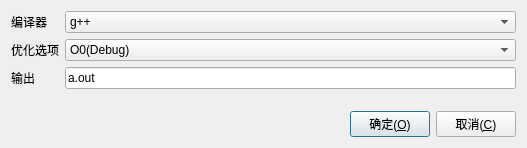
<?xml version="1.0" encoding="UTF-8"?>
<ui version="4.0">
 <class>DialogSetHowToCompile</class>
 <widget class="QDialog" name="DialogSetHowToCompile">
  <property name="geometry">
   <rect>
    <x>0</x>
    <y>0</y>
    <width>527</width>
    <height>148</height>
   </rect>
  </property>
  <property name="minimumSize">
   <size>
    <width>527</width>
    <height>148</height>
   </size>
  </property>
  <property name="maximumSize">
   <size>
    <width>527</width>
    <height>148</height>
   </size>
  </property>
  <property name="windowTitle">
   <string>配置编译选项</string>
  </property>
  <layout class="QVBoxLayout" name="verticalLayout">
   <item>
    <layout class="QFormLayout" name="formLayout">
     <item row="0" column="0">
      <widget class="QLabel" name="label">
       <property name="text">
        <string>编译器</string>
       </property>
      </widget>
     </item>
     <item row="1" column="0">
      <widget class="QLabel" name="Label">
       <property name="text">
        <string>优化选项</string>
       </property>
      </widget>
     </item>
     <item row="1" column="1">
      <widget class="QComboBox" name="optimizeChoiceComboBox">
       <item>
        <property name="text">
         <string>O0(Debug)</string>
        </property>
       </item>
       <item>
        <property name="text">
         <string>Og</string>
        </property>
       </item>
       <item>
        <property name="text">
         <string>O1</string>
        </property>
       </item>
       <item>
        <property name="text">
         <string>O2(Release)</string>
        </property>
       </item>
       <item>
        <property name="text">
         <string>O3</string>
        </property>
       </item>
      </widget>
     </item>
     <item row="2" column="0">
      <widget class="QLabel" name="Label_2">
       <property name="text">
        <string>输出</string>
       </property>
      </widget>
     </item>
     <item row="2" column="1">
      <widget class="QLineEdit" name="outputLineEdit">
       <property name="text">
        <string>a.out</string>
       </property>
      </widget>
     </item>
     <item row="0" column="1">
      <widget class="QComboBox" name="CompilerComboBox">
       <item>
        <property name="text">
         <string>g++</string>
        </property>
       </item>
       <item>
        <property name="text">
         <string>gcc</string>
        </property>
       </item>
      </widget>
     </item>
    </layout>
   </item>
   <item>
    <layout class="QHBoxLayout" name="horizontalLayout">
     <item>
      <spacer name="horizontalSpacer">
       <property name="orientation">
        <enum>Qt::Orientation::Horizontal</enum>
       </property>
       <property name="sizeHint" stdset="0">
        <size>
         <width>378</width>
         <height>20</height>
        </size>
       </property>
      </spacer>
     </item>
     <item>
      <widget class="QPushButton" name="commitButton">
       <property name="text">
        <string>确定(&amp;O)</string>
       </property>
      </widget>
     </item>
     <item>
      <widget class="QPushButton" name="cancelButton">
       <property name="text">
        <string>取消(&amp;C)</string>
       </property>
      </widget>
     </item>
    </layout>
   </item>
  </layout>
 </widget>
 <resources/>
 <connections/>
</ui>
